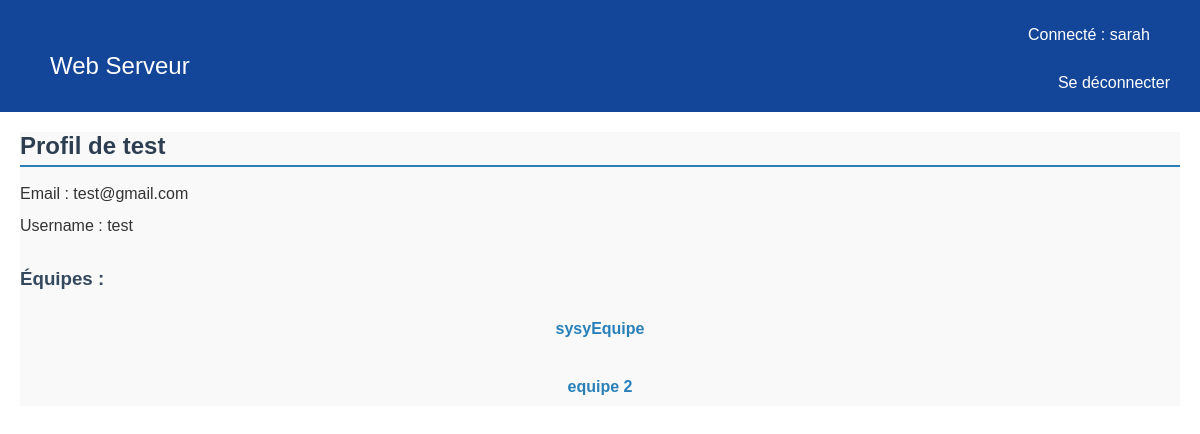
Page /member/1/ (signed in) on the earlier database version.
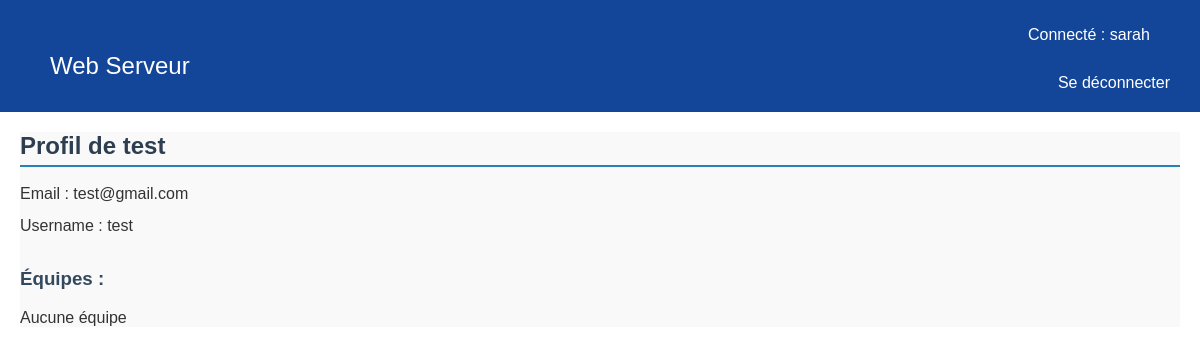
Same page on the later database version.
### tasks/models.py (models this page shows, shortened)
class Team(models.Model):
    name = models.CharField(max_length=200)
    members = models.ManyToManyField('User',related_name="teams")
    task_list = models.ManyToManyField('Task')  # Liste des tâches

### tasks/views.py (the view)
# urls.py: path('member/<int:member_id>/',views.member_profile_view, name='memberProfile')
@login_required
def member_profile_view(request, member_id):
    member = get_object_or_404(User,id= member_id)
    return render(request, 'tasks/member_profile.html', {'member':member})

### tasks/templates/tasks/member_profile.html (shortened to what this page needs)
<!DOCTYPE html>
<html lang="fr">
<head>
    {% load static %}
    <link rel="stylesheet" href="{% static 'styles.css' %}">
</head>
<body>
    <nav class="navbar">
      <div class="navbar-left">
          <div class="navbar-right">
              <a href="{% url 'home' %}">Web Serveur</a>
          </div>
      </div>
      <div class="navbar-right">
          {% if user.is_authenticated %}
              <p>Connecté : {{ user.username }}</p>
              <a href="{%url 'logout' %}">Se déconnecter</a>
          {% else %}
                <a href="{% url 'register' %}">Register</a>
                <a href="{% url 'login' %}">Login</a>
          {% endif %}
      </div>
  </nav>
  <div class="member-profile">
  <h2>Profil de {{ member.username }}</h2>
  <p>Email : {{ member.email }}</p>
  <p>Username : {{ member.username}}</p>
  <h3>Équipes :</h3>
  <ul>
    {% for team in member.teams.all %}
      <li><a href="{% url 'teamProfile' team.id %}">{{ team.name }}</a></li>
    {% empty %}
      <li>Aucune équipe</li>
    {% endfor %}
  </ul>
</div>
</body>
</html>

Differences in the rows shown:
removed Team: name "sysyEquipe"
removed Team: name "equipe 2"
Other differences:
text now shown: "Aucune équipe"
